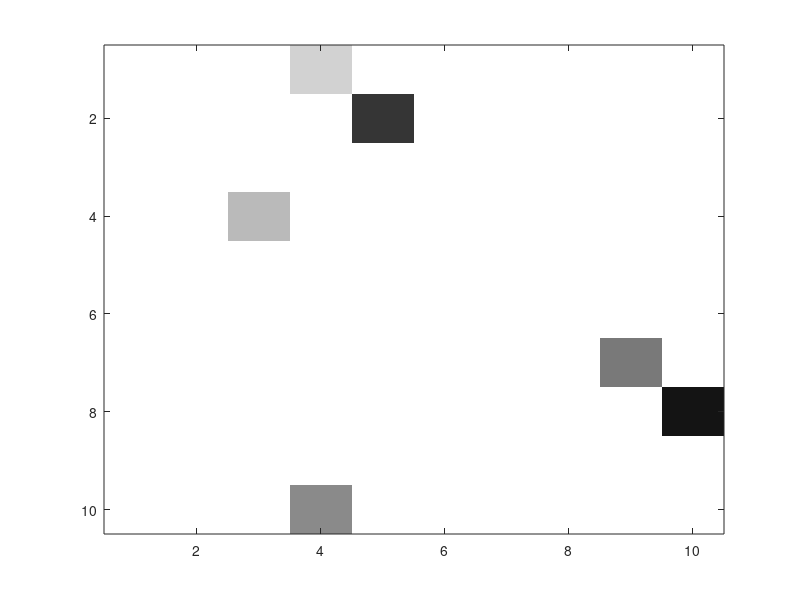
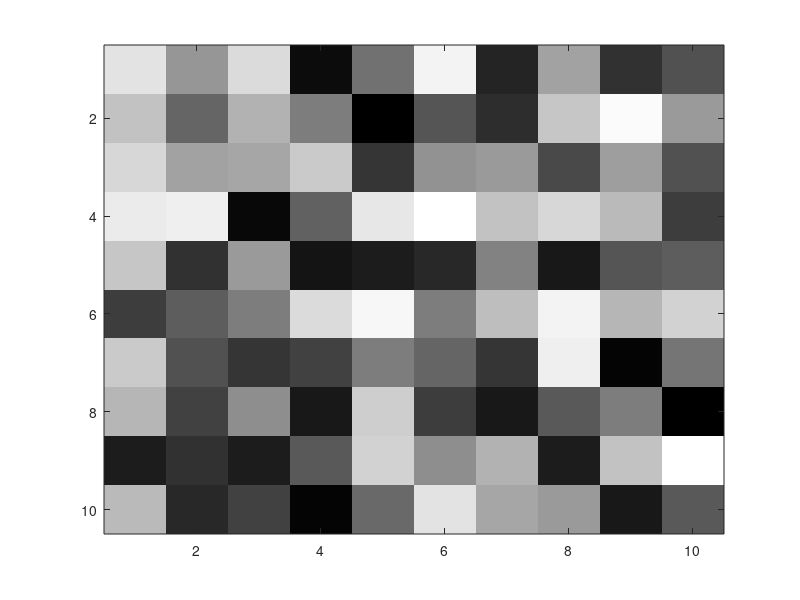

Write the MATLAB code that produced these figures, in order. (Note: this script raises an error after producing the figures.)
%% What is MATLAB capable of displaying?

% Goal:  Explore display range of MATLAB

% On your own.  Plot the vector -10:70 using image() and grayscale.  
% What do you notice? 64 vs 256

figure
dat = rand(10,10)*1000;
image(dat)
colormap(gray)
figure
imagesc(dat)
colormap(gray)

%figure
%image([-10:70])
%colormap(gray)

%figure
%imagesc([-10:70])
%colormap(gray)




%% Reading in a Dicom
% This is from OpenDicom_3.m (textbook files)

clear
path = 'C:\Users\cs_vi\Dropbox\BMI567-2021\Data\LessonData\3_ImageRepresentation';
fpointer=fopen(fullfile(path,'PIG_MR'),'r');
f = dir(fullfile(path,'PIG_MR'));
f.bytes
% Note the header size will vary by dcm, so you need some extra info.   In
% this case we know the image size is 512x512 and is 
%  Basically, you'll need an extra DICOM-specific program to figure
%  it out.

% Somebody tells us the image is 512 x 512 and is 16 bit = 2bytes, so we
% can compute the header sizec
hdr_size = f.bytes - 512*512*2;

% What if somebody doesn't tell you?  Check out dicominfo()
dicominfo(fullfile(path,'PIG_MR'))

% What does fseek do?  (look it up now)
fseek(fpointer,hdr_size,'bof')

%fseek(fpointer,10000,'bof')

img=zeros(512,512);
% short = 16 bits = 2 bytes.  More listed here: https://www.mathworks.com/help/matlab/ref/fread.html
img(:)=fread(fpointer,(512*512),'short');
img=transpose(img);

figure
colormap(gray)
image(img)

figure
imagesc(img)
colormap(gray)

figure
hist(img(:), 100)

figure
imagesc(img>220)

%figure
%hist(img)

% close it up, since we got what we want
fclose(fpointer);

% Let's repeat the above, but give it the wrong starting point



% Also, you can just use dicomread (much faster)
img2 = double(dicomread(fullfile(path,'PIG_MR')));
figure
subplot(1,2,1)
imagesc(img2)
colormap(gray)
colorbar
subplot(1,2,2)
hist(img2(:), 100)
xticks(0:10:63)

%% Conversion to 6 bit integer: ch 4 ERROR IN BOOK!!!  Look carefully!
% This is based on Practical Lesson 4.5.1

% Although we will eventually use imagesc for scaling, we must learn how to
% scale first

%  What range do we want our image values to be to display nicely in
%  MATLAB?

% What is the current range of values in img?

% General instructions:
% Step 1:  Ensure smallest value is 0 
% It already is in our image, but this code will work on images that
%    don't start at 0.

imin=min(img(:));
% Subtracting the minimum will set the new min to 0
img_scale=img-imin;
% Next step is to find the max.
% Divide by old max and multiply by what we'd like the new max to be and
% take floor to convert to integer again
imax= max(img_scale(:));  
img_scale = round(img_scale/imax*255);


figure
image(img_scale)
colormap(gray)

%% Sigmoid function

img = 0:63;

w = 10;
s = 2;
s_w_10_s_2 = 63./(1+exp(-1*(img - w)/s));

figure
plot(img, s_w_10_s_2)


w = 10;
s = 5;
s_w_10_s_5 = 63./(1+exp(-1*(img - w)/s));

figure
subplot(2, 1, 1)
plot(img, s_w_10_s_2)
subplot(2,1,2)
plot(img, s_w_10_s_5)





%% Making a histogram without using hist()
% From Birkfellner's Histogram_4.m file, but his code won't generalize well
% Please use this code instead of what is in Histogram_4.m
clear
path = 'C:\Users\cs_vi\Dropbox\BMI567-2021\Data\LessonData\4_ImageIntensity';    ;
% Please change to double when you read in data!
%  The author doesn't always do this
img = double(imread(fullfile(path,'ABD_CT.jpg')));
depth = max(max(img))-min(min(img))
num_bins=16;  %number of bins for histogram 
min_img = min(img(:));
% First check that the range is right
img2 = ceil((img-min_img)*(num_bins)/depth);
min(img2(:))
max(img2(:))
% Only wrong at 0
img2(img2==0) = 1;
%  note, img2 only has the bin assignments in a matrix, it isn't
%  the histogram.  The following loop can do that.
figure
colormap(gray)
imagesc(img2)
% This is the loop the author used, but you
% can do this more efficiently
hist16 = zeros(num_bins,1);
for i = 1:261
  for j = 1:435
    rho = img(i,j);
    % I had to edit the next line!
    b16 = ceil(num_bins*(rho-min_img)/depth);
    % Need to catch the case where b16 is 0
    if (b16 == 0)
        b16 = 1;
    end
    hist16(b16,1)=hist16(b16,1)+1;
  end
end
bar(hist16)

% Let's compare to hist
subplot(1, 2, 1)
bar(hist16)
subplot(1, 2, 2)
hist(img(:), num_bins)

% Matches!
[hist16'; hist(img(:), num_bins)]

